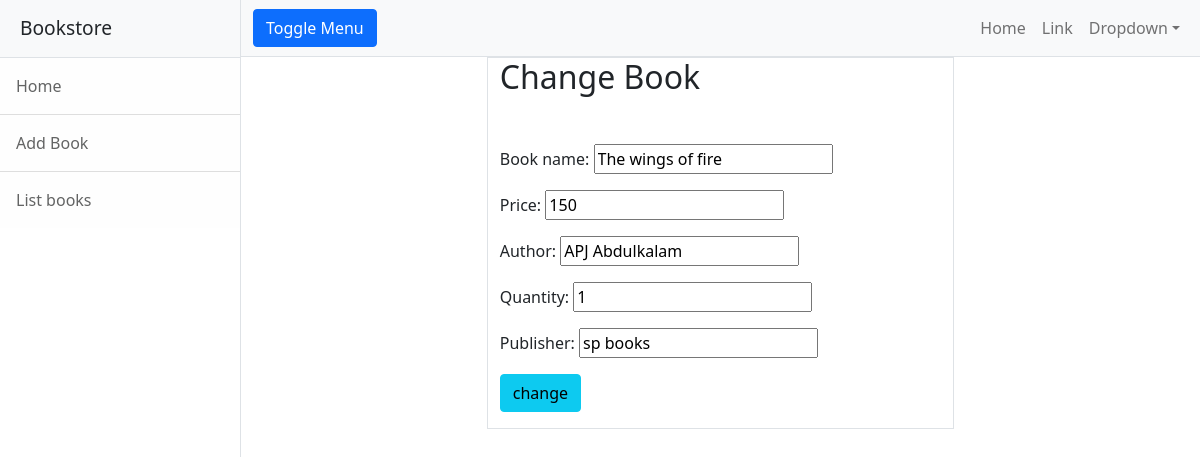
The app's page /books/edit/1, older data.
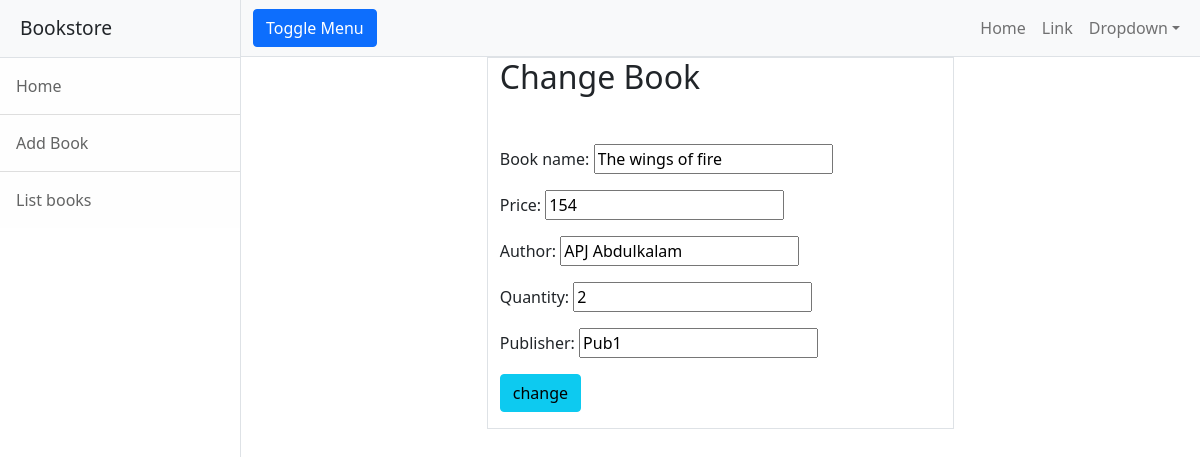
The same page, newer data.
### bookstoreapp/models.py (models this page shows, shortened)
class Books(models.Model):
    book_name=models.CharField(max_length=120)
    price=models.IntegerField(default=150)
    author=models.CharField(max_length=120)
    quantity=models.IntegerField(default=1)
    publisher=models.CharField(max_length=120)

### bookstoreapp/views.py (the view, shortened to what this page needs)
# urls.py: path("books/edit/<int:id>",views.EditBookView.as_view(),name="edit-book"),
class EditBookView(UpdateView):
    model=Books
    form_class = forms.EditBookForm
    template_name = "edit-book.html"
    pk_url_kwarg = "id"
    success_url =reverse_lazy("list-book")

### bookstoreapp/forms.py
class EditBookForm(forms.ModelForm):
    class Meta:
        model=Books
        fields="__all__"

### bookstoreapp/templates/edit-book.html (shortened to what this page needs)
{%extends 'base.html'%}
{%block body_block%}
<div class="container">
    <div class="row">
        <div class="col-3"></div>
        <div class="col-6 border">
            <h2>Change  Book</h2>
            <form action="" class="mt-5" method="post">
                {{form.as_p}}
                <div class="mb-3">
                    <button type="submit" class="btn btn-info">change</button>
                </div>
            </form>
        </div>
        <div class="col-3"></div>
    </div>
</div>
{%endblock%}

Row changes from the older to the newer data that the page shows:
changed Books "The wings of fire": price "150" → "154"; quantity "1" → "2"; publisher "sp books" → "Pub1"
